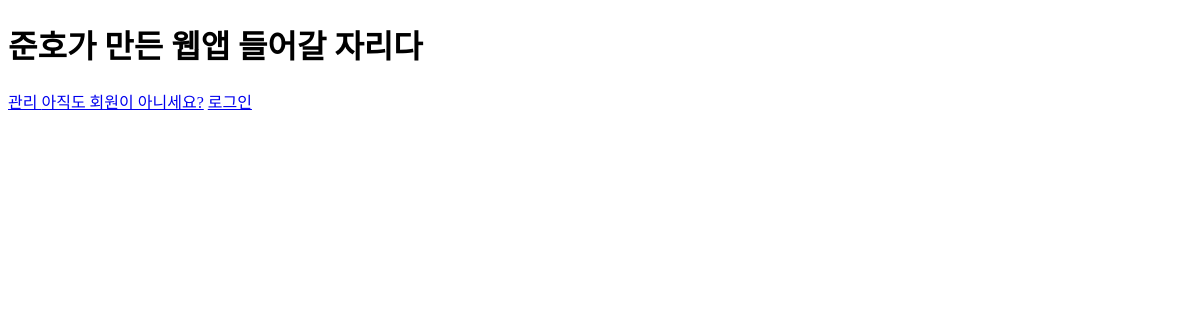
Before: /notice/email/ with the older database file.
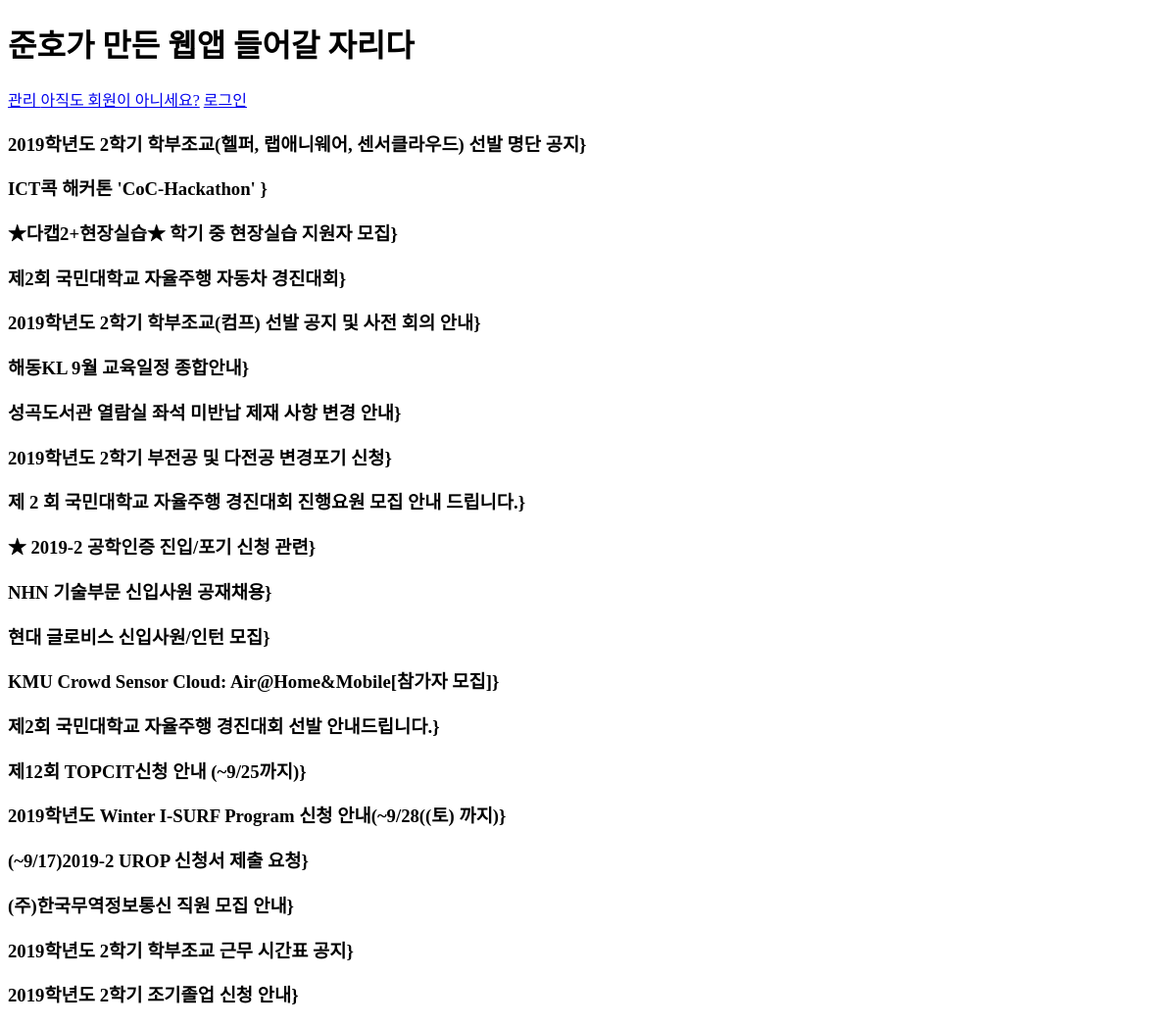
After: the same page with the newer database file.
### notice/models.py (models this page shows, shortened)
class TitleData(models.Model):
    title = models.CharField(max_length=500)

### notice/views.py (the view)
# urls.py: path('email/', views.email, name='email'),
def email(request):
    context = {
        'notice_list': TitleData.objects.all(),
    }
    return render(request, 'notice/email.html', context)

### notice/templates/notice/email.html (shortened to what this page needs)
<!DOCTYPE html>
<html lang="en">
<head>
</head>
<body>
    <h1> 준호가 만든 웹앱 들어갈 자리다</h1>
    <a href="{% url 'control' %}">관리 </a>
    <a href="{% url 'join' %}">아직도 회원이 아니세요?</a>
    <a href="{% url 'login' %}">로그인</a>
    {% for notice in notice_list%}
        <h3>{{notice.title}}}</h3>
    {% endfor%}
</body>
</html>

Changed rows visible on the page:
added TitleData: title "2019학년도 2학기 학부조교(헬퍼, 랩애니웨어, 센서클라우드) 선발 명단 공지"
added TitleData: title "ICT콕 해커톤 'CoC-Hackathon'"
added TitleData: title "★다캡2+현장실습★ 학기 중 현장실습 지원자 모집"
added TitleData: title "제2회 국민대학교 자율주행 자동차 경진대회"
added TitleData: title "2019학년도 2학기 학부조교(컴프) 선발 공지 및 사전 회의 안내"
added TitleData: title "해동KL 9월 교육일정 종합안내"
added TitleData: title "성곡도서관 열람실 좌석 미반납 제재 사항 변경 안내"
added TitleData: title "2019학년도 2학기 부전공 및 다전공 변경포기 신청"
added TitleData: title "제 2 회 국민대학교 자율주행 경진대회 진행요원 모집 안내 드립니다."
added TitleData: title "★ 2019-2 공학인증 진입/포기 신청 관련"
added TitleData: title "NHN 기술부문 신입사원 공재채용"
added TitleData: title "현대 글로비스 신입사원/인턴 모집"
added TitleData: title "KMU Crowd Sensor Cloud: Air@Home&Mobile[참가자 모집]"
added TitleData: title "제2회 국민대학교 자율주행 경진대회 선발 안내드립니다."
added TitleData: title "제12회 TOPCIT신청 안내 (~9/25까지)"
added TitleData: title "2019학년도 Winter I-SURF Program 신청 안내(~9/28((토) 까지)"
added TitleData: title "(~9/17)2019-2 UROP 신청서 제출 요청"
added TitleData: title "(주)한국무역정보통신 직원 모집 안내"
added TitleData: title "2019학년도 2학기 학부조교 근무 시간표 공지"
added TitleData: title "2019학년도 2학기 조기졸업 신청 안내"
